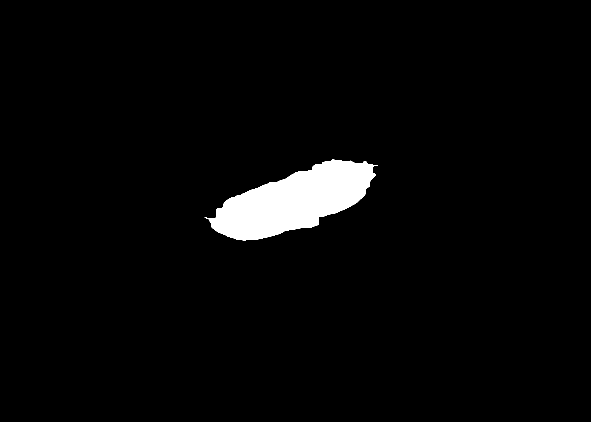
#> input picture A1/det/0000.png, 1181 x 844 px (shown at 1/2 size); its folder holds only this picture in this run
$ python gen_det.py --img_path det --det_path det
#> lines starting #> are read from the running program, lines starting #| are printed output that depends on the picture; after the words box and inside, x2 and y2 are one past the last pixel; in counts of white or black regions, pixels touching at a corner belong together
'''
*********************************************
# TITLE: ASSIGNMENT 1: Binary Mask Creation #
#        from Gall Bladder Ultrasound       #
# COURSE: COL780 - COMPUTER VISION          #
# INSTRUCTOR: PROF. CHETAN ARORA            #
# AUTHOR: AMAN BHARDWAJ                     #
# DATE: 20 OCT 2020                         #
*********************************************
'''

import os
import cv2 as cv
import json
from glob import glob
import numpy as np
import argparse
import matplotlib.pyplot as plt


''' DEFINE GLOBAL VARIABLES '''
RECT_KERNEL_5X5 = cv.getStructuringElement(cv.MORPH_RECT,(5,5))
RECT_KERNEL_3X3 = cv.getStructuringElement(cv.MORPH_RECT,(3,3))


''' UTIL FUNCTIONS '''
def hconcat_images(image_list):
    '''Concat images horizontally'''
    return cv.hconcat(image_list)

# [12 lines left out: function show_image, not called in this run]

def save_mask(mask, name):
    '''Save Mask'''
    path = os.path.join(det_path,name+".png")
    print("saving mask: %s.png"%name)
    cv.imwrite(path,mask)
    return


''' CV FUNCTIONS '''

def convert_grayscale(img):
    '''Convert To Grayscale'''
    return cv.cvtColor(img, cv.COLOR_BGR2GRAY)

def bilateral_filter(img, d_val=9,color=100,space=100,border=cv.BORDER_REPLICATE):
    '''
    Bilateral Filter:
    Image smoothing, Noise Reduction, Edges preserved
    '''
    filtered_img = cv.bilateralFilter(img, d=d_val,sigmaColor=color,sigmaSpace=space,borderType=border)
    return filtered_img

def apply_clahe(img, limit=1, grid=(8,8)):
    '''
    CLAHE:
    Histogram Equalization and Contrast enhancement
    '''
    if len(img.shape) != 2:
        img = convert_grayscale(img)
        print("Converted to Grayscale")

    clahe = cv.createCLAHE(clipLimit=limit, tileGridSize=grid)
    improved_hist_img = clahe.apply(img)

    return improved_hist_img

def erode_img(img, window_size = 5, iter=2):
    '''
    MORPHOLOGICAL OPERATION: EROSION
    '''
    if window_size == 5:
        kernel = RECT_KERNEL_5X5
    else:
        kernel = RECT_KERNEL_3X3

    eroded_img = cv.erode(img, kernel, iterations = iter)

    return eroded_img

def dilate_img(img, window_size = 5, iter = 2):
    '''
    MORPHOLOGICAL OPERATION: DILATION
    '''
    if window_size == 5:
        kernel = RECT_KERNEL_5X5
    else:
        kernel = RECT_KERNEL_3X3

    dilated_img = cv.dilate(img, kernel, iterations = iter)

    return dilated_img

def img_thresholding(img, th=60, color=255):
    '''
    Image Thresholding:
    Returns Inverse Binary Threshold.
    '''

    _, th_img = cv.threshold(img,th,color,cv.THRESH_BINARY_INV)

    return th_img

def morphology_ex(img, type, window_size = 3, iter = 2):
    '''
    MORPHOLOGICAL OPERATION: OPEN and CLOSE
    '''
    if window_size == 5:
        kernel = RECT_KERNEL_5X5
    else:
        kernel = RECT_KERNEL_3X3

    if type == "close":
        morph = cv.MORPH_CLOSE
    elif type == "open":
        morph = cv.MORPH_OPEN

    morphed_img = cv.morphologyEx(img, morph, kernel, iterations = iter)

    return morphed_img

# [8 lines left out: function canny_detection, not called in this run]

def find_contours(img):
    '''
    Find all the contours in an image.
    Returns: List and Hierarchy of all the contours detected
    '''
    hierarchy, contours = cv.findContours(img, cv.RETR_CCOMP, cv.CHAIN_APPROX_NONE)

    return hierarchy, contours


def get_gallbladder_ctr(ctr, top_n = 5, min_area = 10000, max_area = 150000):
    '''
    Isolate gallbladder contour from a list of contours
    '''

    ctr = sorted(ctr, key=cv.contourArea)
    big_ctr = ctr[-top_n:]
    filtered_big_ctr = []
    for c in big_ctr:
        area = cv.contourArea(c)
        if area > min_area and area < max_area:
            filtered_big_ctr.append(c)

    if len(filtered_big_ctr) != 0:
        filtered_big_ctr = sorted(filtered_big_ctr, key=cv.contourArea)
        gb_ctr = filtered_big_ctr[-1]
    else:
        gb_ctr = None

    return gb_ctr

def approximate_contour(gb_ctr, sample_size = 33):
    '''
    Smooths irregular and zig-zag edges of Gallbladder contour
    by sampling the edge points at every "sample_size"
    '''
    poly_mask_gb = []
    for i in range(int(len(gb_ctr)/sample_size)):
        poly_mask_gb.append(gb_ctr[i*sample_size])
    poly_mask_gb.append(gb_ctr[-1])
    poly_mask_gb = np.array(poly_mask_gb)

    return poly_mask_gb

def draw_contour(mask_ctr, height, width):
    '''
    Draw and fill the contour on the canvas as the same size of the image (H,W)
    '''
    canvas = np.zeros((height, width), dtype=np.uint8)
    if not mask_ctr is None:
        cv.drawContours(canvas, [mask_ctr], -1, (255,255,255), -1)

    return canvas

# [22 lines left out: function draw_central_mask, not called in this run]

def smooth_mask(mask, kernel_size=51):
    '''
    Smooth the irregular edges of the contour
    '''
    blurred_img  = cv.GaussianBlur(mask, (kernel_size, kernel_size), 0)

    _, th = cv.threshold(blurred_img, 130, 255, cv.THRESH_BINARY)
    return th

def generate_mask(img):
    '''
    GENERATE MASK:
    Driver Function for the Binary Mask Creation for the GallBladder in the given image
    '''
#> called with img = 'det/0000.png'
    print("\n\n$$$----Reading Image", img)
    #Read Original Image
    orig_image = cv.imread(img)
#> orig_image is the input picture: shape (844, 1181, 3); 3% white; 1 white region, box (x1, y1, x2, y2) and area: (409, 318, 756, 481) 30080
    (H,W,C) = orig_image.shape
#> H = 844; W = 1181; C = 3
    #show_image(orig_image, "ORIGINAL_IMAGE", True)

    #Image Smoothing and Noise Reduction
    smooth_img = bilateral_filter(orig_image)
    #show_image(smooth_img, "NOISE_REMOVED", True)

    #Improve contrast and Hist. Equalization
    grayscale_img = convert_grayscale(smooth_img)
    inc_contrast_img = apply_clahe(grayscale_img)
    inc_contrast_img = bilateral_filter(inc_contrast_img)
    #show_image(inc_contrast_img, "CONTRAST_IMPROVED", True)

    #Erode Improved Contrast Image
    erode_im = erode_img(inc_contrast_img, iter=2)
    #show_image(erode_im, "ERODE_IMPROVED_CONTRAST", True)

    #Image Thresholding
    th_img = img_thresholding(erode_im)
#> in img_thresholding, `_, th_img = cv.threshold(img,th,color,cv.THRESH_BINARY_INV)`:
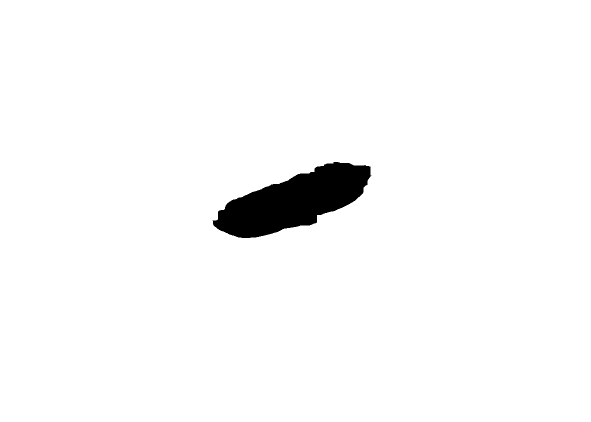
#> th_img: shape (844, 1181) (shown at 1/2 size); 97.4% white; 1 black region, box (x1, y1, x2, y2) and area: (425, 324, 743, 476) 26133
    #show_image(th_img, "IMAGE_THRESHOLD", True)

    #Morphological: Close and Erode
    close_th = morphology_ex(th_img, type="close", iter=2)
#> in morphology_ex, `morphed_img = cv.morphologyEx(img, morph, kernel, iterations = iter)`: morphed_img: shape (844, 1181); 97.4% white; 1 black region, box (x1, y1, x2, y2) and area: (426, 324, 741, 476) 26127
    erode_close_th = erode_img(close_th, iter=2)
#> in erode_img (call 2), `eroded_img = cv.erode(img, kernel, iterations = iter)`: eroded_img: shape (844, 1181); 97% white; 1 black region
    #show_image(erode_close_th, "CLOSE_ERODE_THRESHOLD", True)

    #Find all contours and isolate Gallbladder contour
    contours, _ = find_contours(erode_close_th)
#> in find_contours, `hierarchy, contours = cv.findContours(img, cv.RETR_CCOMP, cv.CHAIN_APP..`: contours = [[-1, -1, 1, -1], [-1, -1, -1, 0]]
#> contours = 2 contours; box (x1, y1, x2, y2) and area: (0, 0, 1181, 844) 994740, (421, 319, 746, 481) 30304
    gb_ctr = get_gallbladder_ctr(contours)
#> in get_gallbladder_ctr, `ctr = sorted(ctr, key=cv.contourArea)`: ctr has the same summary as contours in generate_mask
#> in get_gallbladder_ctr, `big_ctr = ctr[-top_n:]`: big_ctr has the same summary as contours in generate_mask
#> the loop in get_gallbladder_ctr, `for c in big_ctr:` made 2 passes
#> area on passes 1 to 2: 30304.5, 994740
#> after the loop in get_gallbladder_ctr, `for c in big_ctr:`: filtered_big_ctr = 1 contour; box (x1, y1, x2, y2) and area: (421, 319, 746, 481) 30304
#> in get_gallbladder_ctr, `gb_ctr = filtered_big_ctr[-1]`: gb_ctr = contour of 757 points, box (x1, y1, x2, y2) (421, 319, 746, 481), area 30304
    if gb_ctr is None:
        print("Alternate Approach")
        gb_ctr = draw_central_mask(erode_close_th, H, W)

    rough_ctr = draw_contour(gb_ctr, H, W)
#> in draw_contour, `cv.drawContours(canvas, [mask_ctr], -1, (255,255,255), -1)`:
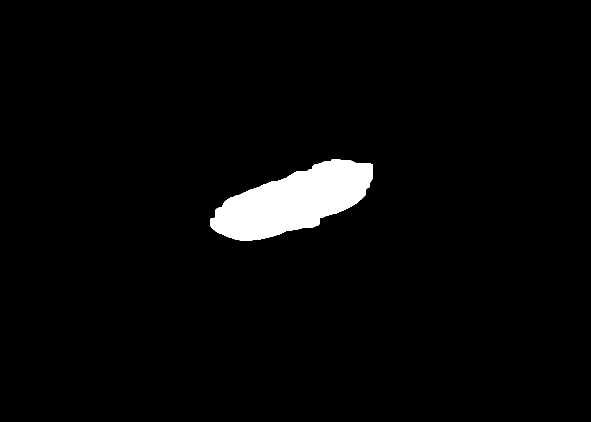
#> canvas: shape (844, 1181) (shown at 1/2 size); 3.1% white; 1 white region, box (x1, y1, x2, y2) and area: (421, 319, 746, 481) 30684
    gaussian_mask = dilate_img(rough_ctr, iter=2)
#> in dilate_img, `dilated_img = cv.dilate(img, kernel, iterations = iter)`: dilated_img: shape (844, 1181); 3.5% white; 1 white region, box (x1, y1, x2, y2) and area: (417, 315, 750, 485) 34644
    gaussian_mask = smooth_mask(gaussian_mask, 101)
#> in smooth_mask, `blurred_img  = cv.GaussianBlur(mask, (kernel_size, kernel_size), 0)`:
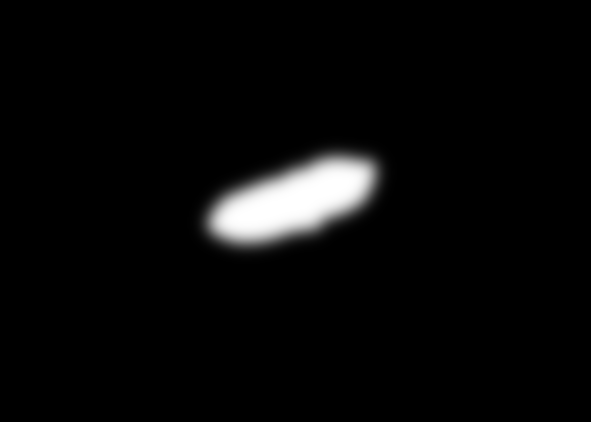
#> blurred_img: shape (844, 1181) (shown at 1/2 size); min 0, max 255, mean 8.9
#> in smooth_mask, `_, th = cv.threshold(blurred_img, 130, 255, cv.THRESH_BINARY)`:
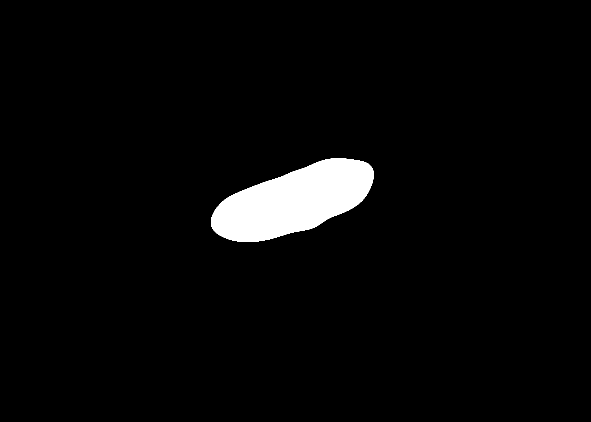
#> th: shape (844, 1181) (shown at 1/2 size); 3.4% white; 1 white region, box (x1, y1, x2, y2) and area: (422, 316, 747, 484) 33488

    #show_image(rough_ctr, "ROUGH_CONTOUR", True)
    enhanced_gb_ctr = approximate_contour(gb_ctr, sample_size = 32)
#> the loop in approximate_contour, `for i in range(int(len(gb_ctr)/sample_size)):` made 23 passes
#> after the loop in approximate_contour, `for i in range(int(len(gb_ctr)/sample_size)):`: poly_mask_gb = 23 items, first 6: [[662, 320]], [[694, 321]], [[726, 326]], [[745, 342]], [[738, 374]], [[716, 403]]
#> in approximate_contour, `poly_mask_gb = np.array(poly_mask_gb)`: poly_mask_gb = contour of 24 points, box (x1, y1, x2, y2) (421, 320, 746, 480), area 29796
#> enhanced_gb_ctr has the same summary as poly_mask_gb in approximate_contour

    #Draw the Smooth Gallbladder Mask
    gb_mask = draw_contour(enhanced_gb_ctr, H, W)
#> call 2 of draw_contour, with mask_ctr = array of shape (24, 1, 2), height = 844, width = 1181
#> in draw_contour (call 2), `cv.drawContours(canvas, [mask_ctr], -1, (255,255,255), -1)`:
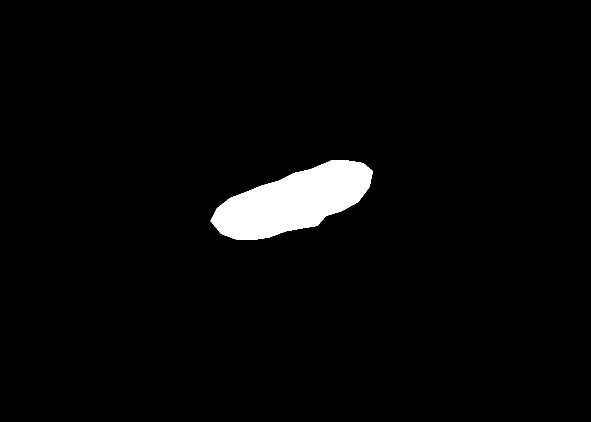
#> canvas: shape (844, 1181) (shown at 1/2 size); 3% white; 1 white region, box (x1, y1, x2, y2) and area: (421, 320, 746, 480) 30139
    gb_mask = dilate_img(gb_mask, iter=2)
#> call 2 of dilate_img, with window_size = 5, iter = 2
#> in dilate_img (call 2), `dilated_img = cv.dilate(img, kernel, iterations = iter)`:
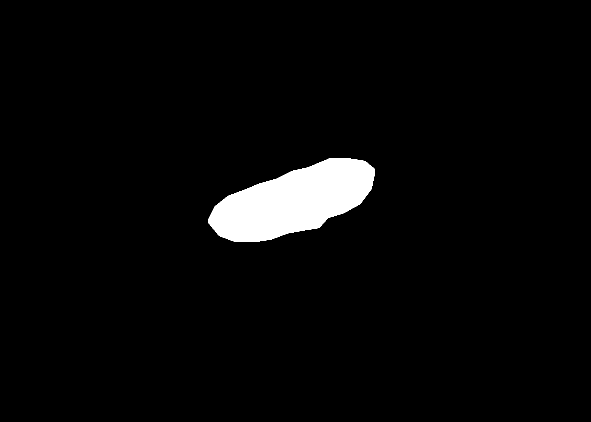
#> dilated_img: shape (844, 1181) (shown at 1/2 size); 3.4% white; 1 white region, box (x1, y1, x2, y2) and area: (417, 316, 750, 484) 34083

    #common mask Gaussian + Sampled smoothed
    common_smooth_mask = cv.bitwise_or(gaussian_mask, gb_mask)
#> common_smooth_mask: shape (844, 1181); 3.4% white; 1 white region, box (x1, y1, x2, y2) and area: (417, 316, 750, 484) 34239
    common_smooth_mask = dilate_img(common_smooth_mask, iter=1)
#> call 3 of dilate_img, with window_size = 5, iter = 1
#> in dilate_img (call 3), `dilated_img = cv.dilate(img, kernel, iterations = iter)`:
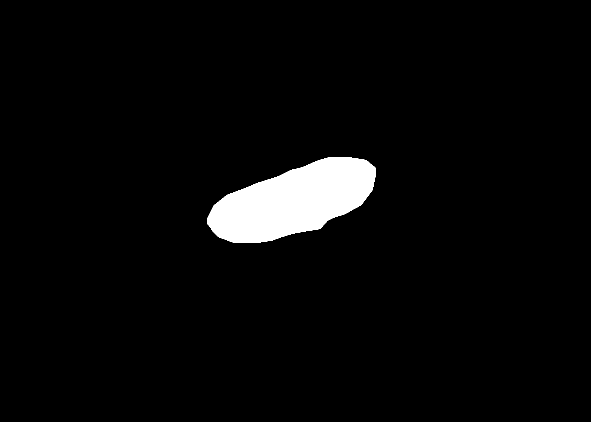
#> dilated_img: shape (844, 1181) (shown at 1/2 size); 3.6% white; 1 white region, box (x1, y1, x2, y2) and area: (415, 314, 752, 486) 36259
    #show_image(gb_mask, "GALLBLADDER_MASK", True)

    save_mask(common_smooth_mask, img.split("/")[-1][:-4])

    return

if __name__ == "__main__":

    parser = argparse.ArgumentParser(description='Grayscale Mask Generation Script for segmentation of Gall Bladder Images')
    parser.add_argument('-i', '--img_path', type=str, default='img', required=True, help="Path for the image folder")
    parser.add_argument('-d', '--det_path', type=str, default='det', required=True, help="Path for the detected masks folder")

    args = parser.parse_args()

    img_path = args.img_path
    det_path = args.det_path
    print("image folder:", img_path)
    print("det folder:", det_path)
    images = glob(os.path.join(img_path,"*"))
    print("Total # images to process =", len(images))

    #for img in images:
    for img in images:
        generate_mask(img)

$ run again, on A1/det/0004.png
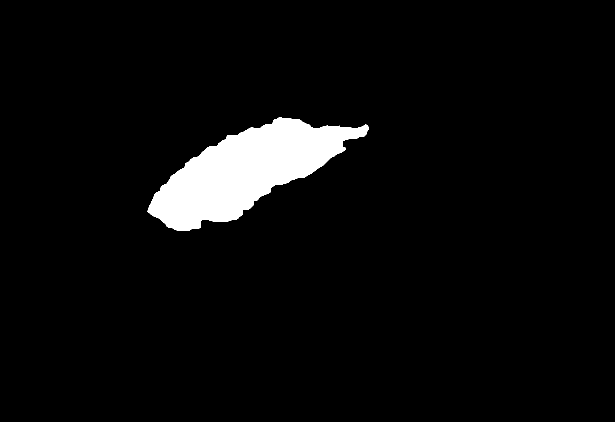
#> input picture A1/det/0004.png, 1229 x 844 px (shown at 1/2 size)
#> in generate_mask, orig_image is the input picture: shape (844, 1229, 3); 4.6% white; 1 white region, box (x1, y1, x2, y2) and area: (295, 235, 737, 462) 47330
#> th_img: shape (844, 1229); 96% white; 1 black region, box (x1, y1, x2, y2) and area: (301, 240, 732, 458) 41868
#> morphed_img: shape (844, 1229); 96% white; 1 black region, box (x1, y1, x2, y2) and area: (302, 240, 729, 458) 41845
#> in erode_img (call 2), `eroded_img = cv.erode(img, kernel, iterations = iter)`:
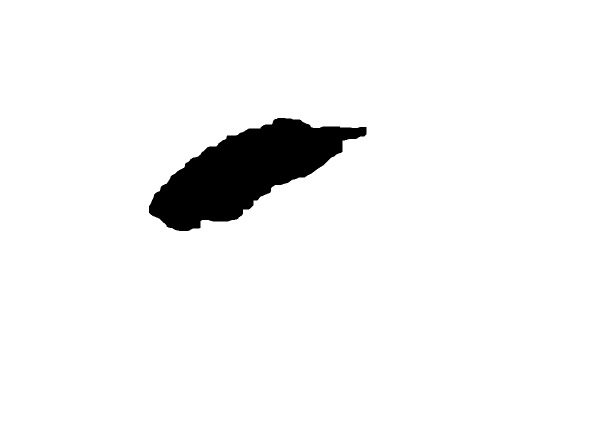
#> eroded_img: shape (844, 1229) (shown at 1/2 size); 95.5% white; 1 black region
#> in find_contours, `hierarchy, contours = cv.findContours(img, cv.RETR_CCOMP, cv.CHAIN_APP..`: contours = [[-1, -1, 1, -1], [-1, -1, -1, 0]]
#> in generate_mask, `contours, _ = find_contours(erode_close_th)`: contours = 2 contours; box (x1, y1, x2, y2) and area: (0, 0, 1229, 844) 1035204, (297, 235, 734, 463) 47638
#> ctr has the same summary as contours in generate_mask
#> big_ctr has the same summary as contours in generate_mask
#> the loop in get_gallbladder_ctr, `for c in big_ctr:` made 2 passes
#> area on passes 1 to 2: 47637.5, 1035204
#> after the loop in get_gallbladder_ctr, `for c in big_ctr:`: filtered_big_ctr = 1 contour; box (x1, y1, x2, y2) and area: (297, 235, 734, 463) 47638
#> in get_gallbladder_ctr, `gb_ctr = filtered_big_ctr[-1]`: gb_ctr = contour of 1011 points, box (x1, y1, x2, y2) (297, 235, 734, 463), area 47638
#> canvas: shape (844, 1229); 4.6% white; 1 white region, box (x1, y1, x2, y2) and area: (297, 235, 734, 463) 48144
#> dilated_img: shape (844, 1229); 5.2% white; 1 white region, box (x1, y1, x2, y2) and area: (293, 231, 738, 467) 53592
#> th: shape (844, 1229); 5% white; 1 white region, box (x1, y1, x2, y2) and area: (297, 233, 727, 465) 52219
#> the loop in approximate_contour, `for i in range(int(len(gb_ctr)/sample_size)):` made 31 passes
#> after the loop in approximate_contour, `for i in range(int(len(gb_ctr)/sample_size)):`: poly_mask_gb = 31 items, first 6: [[554, 236]], [[586, 238]], [[618, 248]], [[649, 252]], [[680, 254]], [[712, 255]]
#> in approximate_contour, `poly_mask_gb = np.array(poly_mask_gb)`: poly_mask_gb = contour of 32 points, box (x1, y1, x2, y2) (297, 236, 734, 461), area 46726
#> enhanced_gb_ctr has the same summary as poly_mask_gb in approximate_contour
#> canvas: shape (844, 1229); 4.5% white; 1 white region, box (x1, y1, x2, y2) and area: (297, 236, 734, 461) 47174
#> dilated_img: shape (844, 1229); 5.1% white; 1 white region, box (x1, y1, x2, y2) and area: (293, 232, 738, 465) 52542
#> common_smooth_mask: shape (844, 1229); 5.1% white; 1 white region, box (x1, y1, x2, y2) and area: (293, 232, 738, 465) 53087
#> in dilate_img (call 3), `dilated_img = cv.dilate(img, kernel, iterations = iter)`:
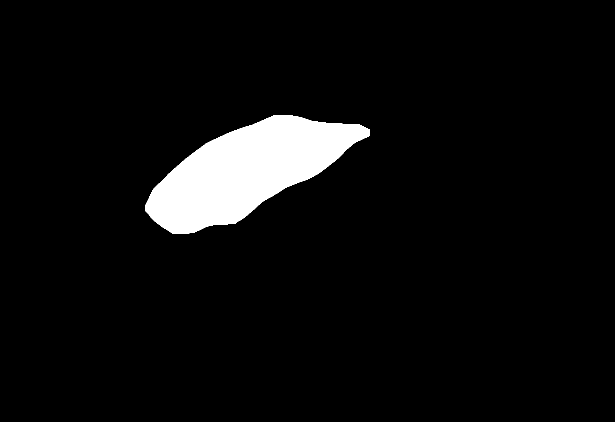
#> dilated_img: shape (844, 1229) (shown at 1/2 size); 5.4% white; 1 white region, box (x1, y1, x2, y2) and area: (291, 230, 740, 467) 55815
